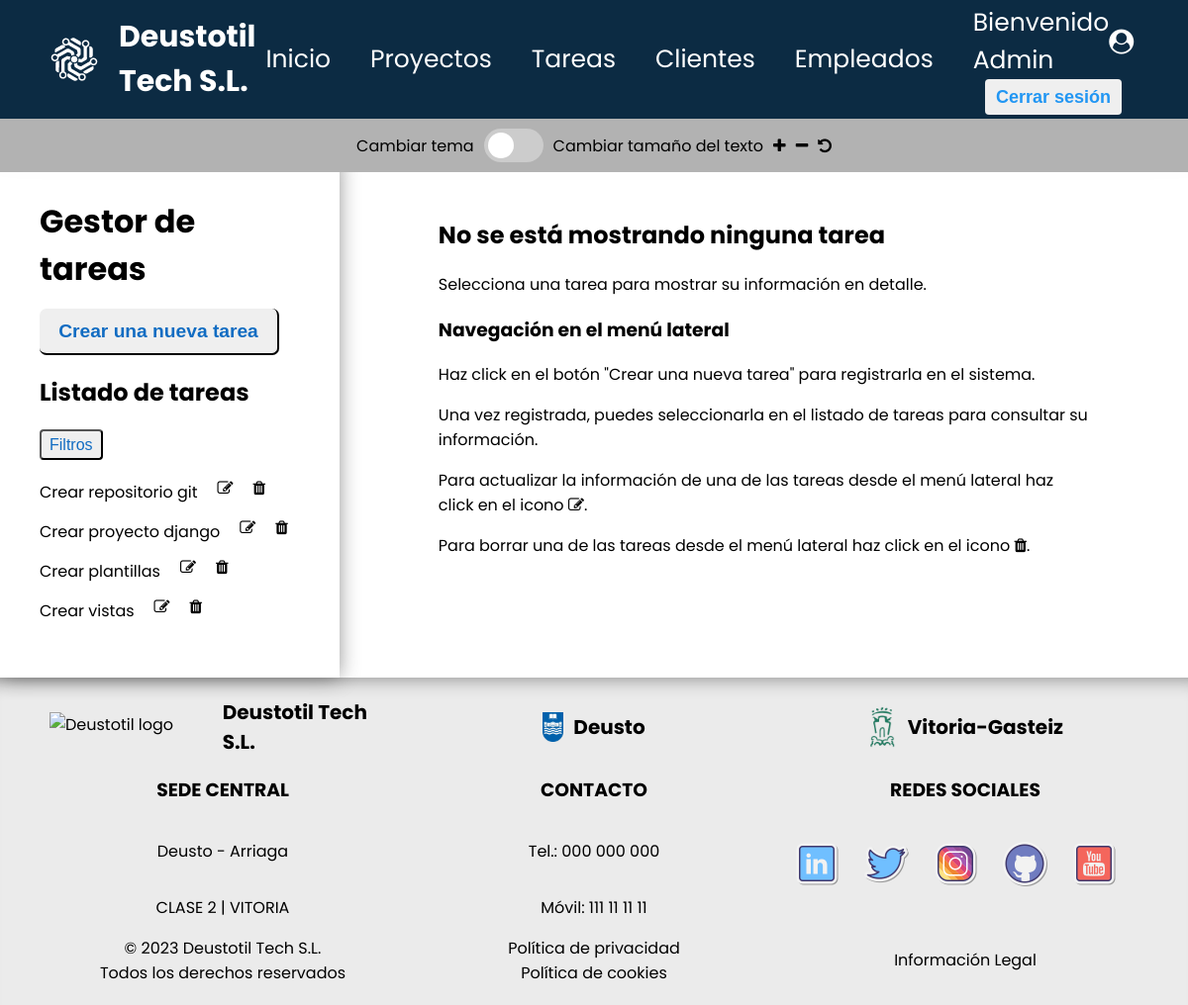
The page /appProyectos/tareas/ (signed in) on the database its author committed.
### appProyectos/models.py (models this page shows, shortened)
class Tarea(models.Model):
    nombre = models.CharField(max_length=155)
    descripcion = models.CharField(max_length=255)
    fecha_inicio = models.DateField()
    fecha_fin = models.DateField()
    responsable = models.ForeignKey(Empleado, on_delete=models.CASCADE)
    prioridad = models.ForeignKey(Prioridad, on_delete=models.CASCADE)
    estado = models.ForeignKey(Estado, on_delete=models.CASCADE)
    notas = models.CharField(blank=True, max_length=255)
    proyecto = models.ForeignKey(Proyecto, on_delete=models.CASCADE)

### appProyectos/views.py (the view)
# urls.py: path('tareas/', views.TareaListView.as_view(), name='index tareas'),
class TareaListView(LoginRequiredMixin, ListView):
    model = Tarea
    queryset = Tarea.objects.order_by('id')
    def get_queryset(self):
        queryset = super().get_queryset()
        self.filterset = TareaFilter(self.request.GET, queryset=queryset)
        return self.filterset.qs
    def get_context_data(self, **kwargs: Any):
        context = super().get_context_data(**kwargs)
        context['filter_form'] = self.filterset.form
        return context

### appProyectos/models.py (called while the page is built)
    def __str__(self):
        return f"{self.nombre} {self.apellido}"

    def __str__(self):
        return self.nombre

    def __str__(self):
        return self.nombre

### appProyectos/templates/appProyectos/tarea_list.html (shortened to what this page needs)
{% extends "base.html" %}
{% block contenido %}
<div id="container-main">
    <aside>
        <div>
            <h1>Gestor de tareas</h1>
        </div>
        <div>
            <a href="{% url 'registrar tarea' %}" class="button">
                <input class="button-big" type="button" value="Crear una nueva tarea">
            </a>
        </div>
        <div>
            <h2>Listado de tareas</h2>
            <nav>
                <input class="button-small" type="button" value="Filtros" id="button-filter">
            {% if tarea_list %}
            {% for t in tarea_list %}
            <div>
                <a href="{% url 'tarea' t.id %}">{{ t.nombre }}</a>
                <a href="{% url 'modificar tarea' t.id %}">
                    <i class="fa fa-pencil-square-o" aria-hidden="true"></i>
                </a>
                <a href="{% url 'borrar tarea' t.id %}">
                    <i class="fa fa-trash" aria-hidden="true"></i>
                </a>
            </div>
            {% endfor %}
            {% else %}
            <p>No hay tareas creadas.</p>
            {% endif %}
            </nav>
        </div>
    </aside>
    <section>
        {% block vista %}
        <h2>No se está mostrando ninguna tarea</h2>
        <p>Selecciona una tarea para mostrar su información en detalle.</p>
        <h3>Navegación en el menú lateral</h3>
        <p>Haz click en el botón "Crear una nueva tarea" para registrarla en el sistema.</p>
        <p>Una vez registrada, puedes seleccionarla en el listado de tareas para consultar su información.</p>
        <p>Para actualizar la información de una de las tareas desde el menú lateral haz click en el icono <i class="fa fa-pencil-square-o" aria-hidden="true"></i>.</p>
        <p>Para borrar una de las tareas desde el menú lateral haz click en el icono <i class="fa fa-trash" aria-hidden="true"></i>.</p>
        {% endblock vista %}
    </section>
</div>
{% load static %}
{% endblock contenido %}

### appProyectos/templates/base.html (shortened to what this page needs)
{% load static %}
<!DOCTYPE html>
<html lang="es">
<head>
    <link rel="stylesheet" href="{% static 'css/styles.css' %}?v=3.5">
    <link rel="stylesheet" href="https://cdnjs.cloudflare.com/ajax/libs/font-awesome/4.7.0/css/font-awesome.min.css">
</head>
<body>
    <header id="header-container">
        <div id="header-principal">
        <div>
            <a href="{% url 'index' %}">
                <img src="{% static 'images/logo-white.png' %}" alt="Deustotil logo blue" />
                <span class="cambiar-tamaño">Deustotil Tech S.L.</span>
            </a>
        </div>
        <nav>
            <ul>
                {% if request.user.is_authenticated %}
                <li>
                    <a class="link-header" href="{% url 'index' %}">Inicio</a>
                </li>
                <li>
                    <a class="link-header" href="{% url 'index proyectos' %}">Proyectos</a>
                </li>
                <li>
                    <a class="link-header" href="{% url 'index tareas' %}">Tareas</a>
                </li>
                <li>
                    <a class="link-header" href="{% url 'index clientes' %}">Clientes</a>
                </li>
                <li>
                    <a class="link-header" href="{% url 'index empleados' %}">Empleados</a>
                </li>
                <div id="header-cuenta">
                <li>
                    <a class="link-header" href="{% url 'user' %}">Bienvenido {{ request.user | title }} <i class="fa fa-user-circle" aria-hidden="true"></i></a>
                </li>
                <li>
                    <a href="{% url 'logout' %}" class="button"><input type="button" class="button-header" value="Cerrar sesión"></a>
                </li>
                </div>
	            {% endif %}
            </ul>
        </nav>
    </div>
    <div id="accessibility-panel">
        <label for="toggle-darkmode">Cambiar tema</label>
        <label class="switch">
            <span class="slider"></span>
        </label>
        <label for="change-font-size">Cambiar tamaño del texto</label>
        <i class="fa fa-plus" aria-hidden="true" id="aumentar"></i>
        <i class="fa fa-minus" aria-hidden="true" id="reducir"></i>
        <i class="fa fa-undo" aria-hidden="true" id="restaurar"></i>
    </div>
    </header>
    <main>
        {% block contenido %}
        {% endblock contenido %}
    </main>
    <footer id="footer-principal">
        <div class="container-footer">
            <div class="item1-footer">
                <img src="{% static 'images/logo.png' %}" alt="Deustotil logo white">
                <span>Deustotil Tech S.L.</span>
            </div>
            <div class="item1-footer">
                <img src="{% static 'images/deusto-logo.png' %}" alt="Deusto logo">
                <span>Deusto</span>
            </div>
            <div class="item1-footer">
                <img id="logo-img-footer" src="{% static 'images/vitoria-logo.png' %}" alt="Vitoria-Gasteiz">
                <span >Vitoria-Gasteiz</span>
            </div>
        </div>
        <div class="container-footer">
            <div class="item2-footer">
                <h3>SEDE CENTRAL</h3>
                <p>Deusto - Arriaga</p>
                <p>CLASE 2 | VITORIA</p>
            </div>
            <div class="item2-footer">
                <h3>CONTACTO</h3>
                <a class="link-block" href="tel:000 000 000">
                    <p>Tel.: 000 000 000</p>
                </a>
                <a class="link-block" href="tel:111 111 111">
                    <p>Móvil: 111 11 11 11</p>
                </a>
            </div>
            <div class="item2-footer">
                <h3>REDES SOCIALES</h3>
                <div>
                    <ul>
                        <li>
                            <a href="">
                                <img src="{% static 'images/linkedin-logo.png' %}" alt="logo linkedin">
                            </a>
                        </li>
                        <li>
                            <a href="">
                                <img src="{% static 'images/twitter-logo.png' %}" alt="logo twitter">
                            </a>
                        </li>
                        <li>
                            <a href="">
                                <img src="{% static 'images/instagram-logo.png' %}" alt="logo instagram">
                            </a>
                        </li>
                        <li>
                            <a href="https://github.com/MauricioTS15/proyectoColaborativo">
                                <img src="{% static 'images/github-logo.png' %}" alt="logo github">
                            </a>
                        </li>
                        <li>
                            <a href="">
                                <img src="{% static 'images/youtube-logo.png' %}" alt="logo youtube">
                            </a>
                        </li>
                    </ul>
                </div>
            </div>
        </div>
        <div class="container-footer">
            <div class="item3-footer">
                <span>© 2023 Deustotil Tech S.L.</span>
                <span>Todos los derechos reservados</span>
            </div>
            <div class="item3-footer">
                <a class="link-block" href="">
                    <span>Política de privacidad</span>
                </a>
                <a class="link-block" href="">
                    <span>Política de cookies</span>
                </a>
            </div>
            <div class="item3-footer">
                <a class="link-block" href="">
                    <span>Información Legal</span>
                </a>
            </div>
        </div>
    </footer>
</body>
</html>

### appProyectos/static/css/styles.css (style rules this page uses)
#header-container { position: fixed; width: 100%; }
#header-principal { background-color: #0C2B43; display: flex; justify-content: space-between; height: 120px; align-items: center; box-shadow: 4px 7px 45px 5px rgba(0, 0, 0, 0.4); }
#header-principal div { display: flex; align-items: center; }
#header-principal div a { display: flex; align-items: center; text-decoration: none; }
#header-principal div a img { display: flex; align-items: center; margin-left: 50px; height: 50px; }
#header-principal div a span { font-size: 30px; color: white; font-weight: bold; margin-left: 20px; }
#header-principal nav { font-size: 25px; cursor: pointer; margin-right: 50px; }
#header-principal nav ul { display: flex; list-style: none; align-items: center; }
#header-principal nav ul li { margin: 0 20px; }
.link-header { color: white; text-decoration: none; }
#header-cuenta { display: flex; flex-direction: column; }
.button-header { border-radius: 4px; padding: 0.4em 0.6em; font-size: large; font-weight: bold; color: rgb(33, 150, 243); transition: transform .1s; border: 0; }
#footer-principal { background-color: rgb(235, 235, 235); margin: 0; width: 100%; box-shadow: 0 20px 20px -20px rgba(0, 0, 0, 0.45) inset; padding-top: 20px; padding-bottom: 20px; }
.container-footer { display: flex; justify-content: space-between; margin-left: 50px; margin-right: 50px; }
.item1-footer { display: flex; align-items: center; justify-content: center; width: 350px; }
.item1-footer img { height: 30px; }
.item1-footer span { font-size: 20px; font-weight: bold; margin-left: 10px; }
#logo-img-footer { height: 60px; }
.item2-footer { display: flex; flex-direction: column; align-items: center; width: 350px; }
.item2-footer ul { display: flex; padding-left: 0; }
.item2-footer ul li { display: flex; margin-right: 20px; }
.item2-footer ul li img { width: 50px; transition: transform .1s; }
.item3-footer { display: flex; width: 350px; flex-direction: column; justify-content: center; align-items: center; }
.link-block { text-decoration: none; color: black; }
body { font-family: 'Poppins', sans-serif; margin: 0 auto; }
main { padding-top: 160px; }
img { max-width: 100%; }
h1 { margin: 0 auto; }
.button { text-decoration: none; }
.button-big { border-radius: 7px; border-top: none; border-left: none; padding: 0.6em 1em; font-size: larger; font-weight: bold; color: rgb(17, 108, 194); transition: transform .1s; }
.button-small { border-radius: 4px; padding: 0.3em 0.5em; font-size: medium; color: rgb(17, 108, 194); transition: transform .1s; }
#button-filter { margin-bottom: 20px; }
#container-main { display: flex; }
#container-main aside { padding: 40px; width: 28%; height: 100%; box-shadow: 0px 0px 20px -1px rgba(0, 0, 0, 0.45); }
#container-main aside h1 { font-size: 2em; margin-bottom: 0.5em; }
#container-main aside nav div { display: flex; flex-direction: row; justify-content: flex-start; }
#container-main aside nav div a { display: flex; text-decoration: none; color: black; margin-bottom: 15px; margin-right: 10px; }
#container-main aside nav div i { display: flex; align-items: flex-start; margin-left: 10px; }
#container-main section { padding: 40px 100px; width: 70%; }
#accessibility-panel { background-color: rgb(178 178 178); padding: 10px; display: flex; justify-content: center; align-items: center; gap: 10px; }
.switch { position: relative; display: inline-block; width: 60px; height: 34px; }
.slider { position: absolute; cursor: pointer; top: 0; left: 0; right: 0; bottom: 0; background-color: #ccc; -webkit-transition: .4s; transition: .4s; border-radius: 34px; }
.slider:before { position: absolute; content: ""; height: 26px; width: 26px; left: 4px; bottom: 4px; background-color: white; -webkit-transition: .4s; transition: .4s; border-radius: 50%; }

### rows shown on the page
Tarea: nombre "Crear repositorio git"
Tarea: nombre "Crear proyecto django"
Tarea: nombre "Crear plantillas"
Tarea: nombre "Crear vistas"

### other values the page prints
{{ request.user | title }} "Admin"
